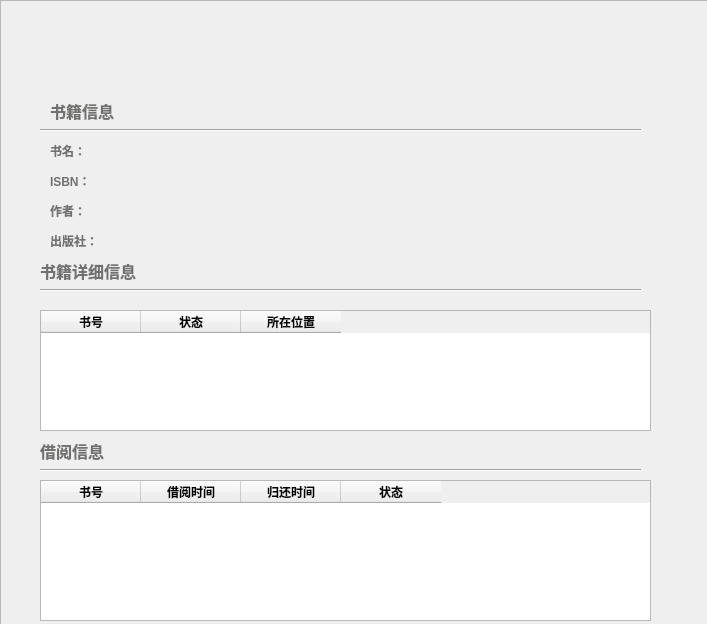
<?xml version="1.0" encoding="UTF-8"?>
<ui version="4.0">
 <class>bookImformation</class>
 <widget class="QWidget" name="bookImformation">
  <property name="geometry">
   <rect>
    <x>0</x>
    <y>0</y>
    <width>707</width>
    <height>624</height>
   </rect>
  </property>
  <property name="windowTitle">
   <string>bookImformation</string>
  </property>
  <widget class="QFrame" name="frame">
   <property name="enabled">
    <bool>true</bool>
   </property>
   <property name="geometry">
    <rect>
     <x>0</x>
     <y>0</y>
     <width>791</width>
     <height>641</height>
    </rect>
   </property>
   <property name="sizePolicy">
    <sizepolicy hsizetype="Preferred" vsizetype="MinimumExpanding">
     <horstretch>0</horstretch>
     <verstretch>0</verstretch>
    </sizepolicy>
   </property>
   <property name="font">
    <font>
     <family>微软雅黑</family>
     <pointsize>14</pointsize>
     <weight>75</weight>
     <bold>true</bold>
    </font>
   </property>
   <property name="mouseTracking">
    <bool>false</bool>
   </property>
   <property name="autoFillBackground">
    <bool>true</bool>
   </property>
   <property name="styleSheet">
    <string notr="true">backgorund-color:#f7f7f5;
font-weight:bold;
letter-spacing:1;</string>
   </property>
   <property name="frameShape">
    <enum>QFrame::StyledPanel</enum>
   </property>
   <property name="frameShadow">
    <enum>QFrame::Raised</enum>
   </property>
   <widget class="QLabel" name="label_21">
    <property name="geometry">
     <rect>
      <x>50</x>
      <y>100</y>
      <width>461</width>
      <height>21</height>
     </rect>
    </property>
    <property name="font">
     <font>
      <family>微软雅黑</family>
      <pointsize>12</pointsize>
      <weight>75</weight>
      <bold>true</bold>
     </font>
    </property>
    <property name="autoFillBackground">
     <bool>false</bool>
    </property>
    <property name="styleSheet">
     <string notr="true">color:#717170;
font-weight:blod;</string>
    </property>
    <property name="text">
     <string>书籍信息</string>
    </property>
   </widget>
   <widget class="Line" name="line_5">
    <property name="geometry">
     <rect>
      <x>40</x>
      <y>120</y>
      <width>601</width>
      <height>20</height>
     </rect>
    </property>
    <property name="styleSheet">
     <string notr="true">opacity:0.7;</string>
    </property>
    <property name="orientation">
     <enum>Qt::Horizontal</enum>
    </property>
   </widget>
   <widget class="QLabel" name="label_22">
    <property name="geometry">
     <rect>
      <x>40</x>
      <y>440</y>
      <width>461</width>
      <height>21</height>
     </rect>
    </property>
    <property name="font">
     <font>
      <family>微软雅黑</family>
      <pointsize>12</pointsize>
      <weight>75</weight>
      <bold>true</bold>
     </font>
    </property>
    <property name="autoFillBackground">
     <bool>false</bool>
    </property>
    <property name="styleSheet">
     <string notr="true">color:#717170;
font-weight:blod;</string>
    </property>
    <property name="text">
     <string>借阅信息</string>
    </property>
   </widget>
   <widget class="Line" name="line_6">
    <property name="geometry">
     <rect>
      <x>40</x>
      <y>460</y>
      <width>601</width>
      <height>20</height>
     </rect>
    </property>
    <property name="styleSheet">
     <string notr="true">opacity:0.7;</string>
    </property>
    <property name="orientation">
     <enum>Qt::Horizontal</enum>
    </property>
   </widget>
   <widget class="QLabel" name="label_001">
    <property name="geometry">
     <rect>
      <x>50</x>
      <y>140</y>
      <width>101</width>
      <height>21</height>
     </rect>
    </property>
    <property name="autoFillBackground">
     <bool>false</bool>
    </property>
    <property name="styleSheet">
     <string notr="true">color:#717170;
font-weight:blod;</string>
    </property>
    <property name="text">
     <string>书名：</string>
    </property>
   </widget>
   <widget class="QLabel" name="label_002">
    <property name="geometry">
     <rect>
      <x>50</x>
      <y>170</y>
      <width>141</width>
      <height>21</height>
     </rect>
    </property>
    <property name="autoFillBackground">
     <bool>false</bool>
    </property>
    <property name="styleSheet">
     <string notr="true">color:#717170;
font-weight:blod;</string>
    </property>
    <property name="text">
     <string>ISBN：</string>
    </property>
   </widget>
   <widget class="QLabel" name="label_003">
    <property name="geometry">
     <rect>
      <x>50</x>
      <y>200</y>
      <width>121</width>
      <height>21</height>
     </rect>
    </property>
    <property name="autoFillBackground">
     <bool>false</bool>
    </property>
    <property name="styleSheet">
     <string notr="true">color:#717170;
font-weight:blod;</string>
    </property>
    <property name="text">
     <string>作者：</string>
    </property>
   </widget>
   <widget class="QLabel" name="label_004">
    <property name="geometry">
     <rect>
      <x>50</x>
      <y>230</y>
      <width>191</width>
      <height>21</height>
     </rect>
    </property>
    <property name="autoFillBackground">
     <bool>false</bool>
    </property>
    <property name="styleSheet">
     <string notr="true">color:#717170;
font-weight:blod;</string>
    </property>
    <property name="text">
     <string>出版社：</string>
    </property>
   </widget>
   <widget class="QLabel" name="label_100">
    <property name="geometry">
     <rect>
      <x>110</x>
      <y>140</y>
      <width>321</width>
      <height>21</height>
     </rect>
    </property>
    <property name="autoFillBackground">
     <bool>false</bool>
    </property>
    <property name="styleSheet">
     <string notr="true">color:#717170;
font-weight:blod;</string>
    </property>
    <property name="text">
     <string/>
    </property>
   </widget>
   <widget class="QLabel" name="label_200">
    <property name="geometry">
     <rect>
      <x>110</x>
      <y>170</y>
      <width>331</width>
      <height>21</height>
     </rect>
    </property>
    <property name="autoFillBackground">
     <bool>false</bool>
    </property>
    <property name="styleSheet">
     <string notr="true">color:#717170;
font-weight:blod;</string>
    </property>
    <property name="text">
     <string/>
    </property>
   </widget>
   <widget class="QLabel" name="label_300">
    <property name="geometry">
     <rect>
      <x>110</x>
      <y>200</y>
      <width>391</width>
      <height>21</height>
     </rect>
    </property>
    <property name="autoFillBackground">
     <bool>false</bool>
    </property>
    <property name="styleSheet">
     <string notr="true">color:#717170;
font-weight:blod;</string>
    </property>
    <property name="text">
     <string/>
    </property>
   </widget>
   <widget class="QLabel" name="label_400">
    <property name="geometry">
     <rect>
      <x>110</x>
      <y>230</y>
      <width>411</width>
      <height>21</height>
     </rect>
    </property>
    <property name="autoFillBackground">
     <bool>false</bool>
    </property>
    <property name="styleSheet">
     <string notr="true">color:#717170;
font-weight:blod;</string>
    </property>
    <property name="text">
     <string/>
    </property>
   </widget>
   <widget class="QTableWidget" name="table">
    <property name="geometry">
     <rect>
      <x>40</x>
      <y>480</y>
      <width>611</width>
      <height>141</height>
     </rect>
    </property>
    <column>
     <property name="text">
      <string>书号</string>
     </property>
    </column>
    <column>
     <property name="text">
      <string>借阅时间</string>
     </property>
    </column>
    <column>
     <property name="text">
      <string>归还时间</string>
     </property>
    </column>
    <column>
     <property name="text">
      <string>状态</string>
     </property>
    </column>
   </widget>
   <widget class="QLabel" name="label_23">
    <property name="geometry">
     <rect>
      <x>40</x>
      <y>260</y>
      <width>461</width>
      <height>21</height>
     </rect>
    </property>
    <property name="font">
     <font>
      <family>微软雅黑</family>
      <pointsize>12</pointsize>
      <weight>75</weight>
      <bold>true</bold>
     </font>
    </property>
    <property name="autoFillBackground">
     <bool>false</bool>
    </property>
    <property name="styleSheet">
     <string notr="true">color:#717170;
font-weight:blod;</string>
    </property>
    <property name="text">
     <string>书籍详细信息</string>
    </property>
   </widget>
   <widget class="QTableWidget" name="table_2">
    <property name="geometry">
     <rect>
      <x>40</x>
      <y>310</y>
      <width>611</width>
      <height>121</height>
     </rect>
    </property>
    <column>
     <property name="text">
      <string>书号</string>
     </property>
    </column>
    <column>
     <property name="text">
      <string>状态</string>
     </property>
    </column>
    <column>
     <property name="text">
      <string>所在位置</string>
     </property>
    </column>
   </widget>
   <widget class="Line" name="line_7">
    <property name="geometry">
     <rect>
      <x>40</x>
      <y>280</y>
      <width>601</width>
      <height>20</height>
     </rect>
    </property>
    <property name="styleSheet">
     <string notr="true">opacity:0.7;</string>
    </property>
    <property name="orientation">
     <enum>Qt::Horizontal</enum>
    </property>
   </widget>
  </widget>
 </widget>
 <resources/>
 <connections/>
</ui>
